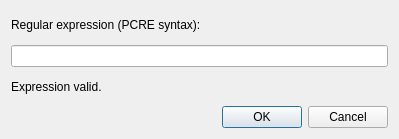
<?xml version="1.0" encoding="UTF-8"?>
<ui version="4.0">
 <class>FilterDialog</class>
 <widget class="QDialog" name="FilterDialog">
  <property name="geometry">
   <rect>
    <x>0</x>
    <y>0</y>
    <width>399</width>
    <height>139</height>
   </rect>
  </property>
  <property name="windowTitle">
   <string>Dialog</string>
  </property>
  <layout class="QVBoxLayout" name="verticalLayout">
   <item>
    <widget class="QLabel" name="label">
     <property name="text">
      <string>Regular expression (PCRE syntax):</string>
     </property>
    </widget>
   </item>
   <item>
    <widget class="QLineEdit" name="lineEdit"/>
   </item>
   <item>
    <widget class="QLabel" name="labelStatus">
     <property name="text">
      <string>Expression valid.</string>
     </property>
    </widget>
   </item>
   <item>
    <widget class="QDialogButtonBox" name="buttonBox">
     <property name="orientation">
      <enum>Qt::Horizontal</enum>
     </property>
     <property name="standardButtons">
      <set>QDialogButtonBox::Cancel|QDialogButtonBox::Ok</set>
     </property>
    </widget>
   </item>
  </layout>
 </widget>
 <resources/>
 <connections>
  <connection>
   <sender>buttonBox</sender>
   <signal>accepted()</signal>
   <receiver>FilterDialog</receiver>
   <slot>accept()</slot>
   <hints>
    <hint type="sourcelabel">
     <x>248</x>
     <y>254</y>
    </hint>
    <hint type="destinationlabel">
     <x>157</x>
     <y>274</y>
    </hint>
   </hints>
  </connection>
  <connection>
   <sender>buttonBox</sender>
   <signal>rejected()</signal>
   <receiver>FilterDialog</receiver>
   <slot>reject()</slot>
   <hints>
    <hint type="sourcelabel">
     <x>316</x>
     <y>260</y>
    </hint>
    <hint type="destinationlabel">
     <x>286</x>
     <y>274</y>
    </hint>
   </hints>
  </connection>
 </connections>
</ui>
